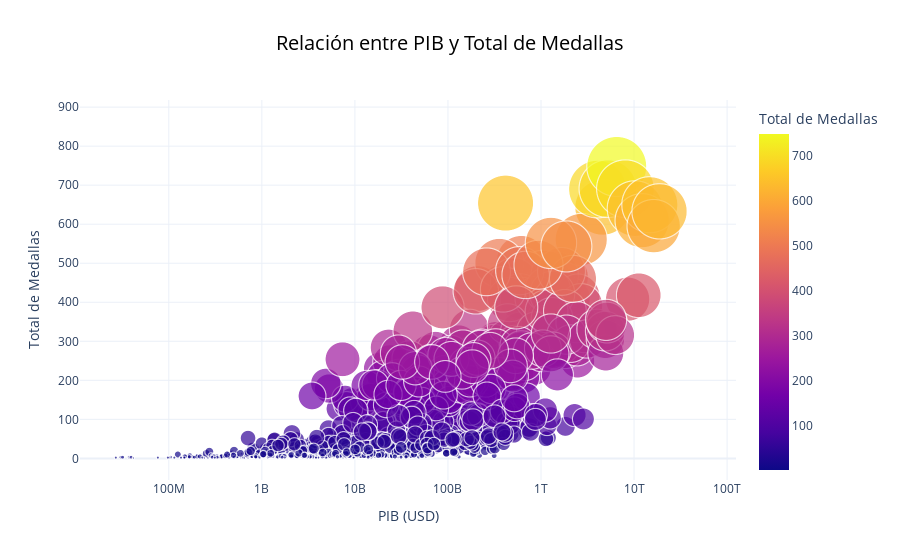

Notebook code for this chart:
### Markdown cell above
## 1. ¿Los países con un PIB más alto tienden a ganar más medallas?

### Code cell
import plotly.express as px

# Agrupamos por NOC y Year, calculamos el promedio del PIB y el total de medallas
pib_medals = final_dataset_cleaned.groupby(['NOC', 'Year']).agg({
    'GDP': 'mean',
    'Medal': 'count',
    'Population': 'mean'
}).reset_index()

pib_medals.rename(columns={'Medal': 'Total de medallas'}, inplace=True)

# Calculamos la correlación
correlation = pib_medals['GDP'].corr(pib_medals['Total de medallas'])
print(f'Correlación entre PIB y Total de Medallas: {correlation:.2f}')

# Crear el gráfico de dispersión interactivo
fig = px.scatter(
    pib_medals,
    x='GDP',
    y='Total de medallas',
    size='Total de medallas',
    color='Total de medallas',
    hover_name='NOC',
    log_x=True,
    size_max=60,
    title='Relación entre PIB y Total de Medallas',
    labels={'GDP': 'PIB (USD)', 'Total de medallas': 'Total de Medallas'}
)

fig.update_layout(
    title=dict(font=dict(size=20, color='black'), x=0.5),
    xaxis=dict(title='PIB (USD)', titlefont=dict(size=14)),
    yaxis=dict(title='Total de Medallas', titlefont=dict(size=14)),
    template='plotly_white'
)

fig.show()

### Figure 1 — Plotly figure (JSON) as saved in the notebook; plotly's stock layout.template omitted (floating-point values rounded to 4 significant figures; data arrays with more than 128 entries replaced by an {"elided": "..."} marker saying what was removed)
{"data": [{"hovertemplate": "<b>%{hovertext}</b><br><br>PIB (USD)=%{x}<br>Total de Medallas=%{marker.color}<extra></extra>", "hovertext": {"elided": "3303 str values"}, "legendgroup": "", "marker": {"color": {"elided": "3303 int values"}, "coloraxis": "coloraxis", "size": {"elided": "3303 int values"}, "sizemode": "area", "sizeref": 0.2078, "symbol": "circle"}, "mode": "markers", "name": "", "showlegend": false, "type": "scattergl", "x": {"elided": "3303 float values"}, "xaxis": "x", "y": {"elided": "3303 int values"}, "yaxis": "y"}], "layout": {"coloraxis": {"colorbar": {"title": {"text": "Total de Medallas"}}, "colorscale": [[0, "#0d0887"], [0.1111, "#46039f"], [0.2222, "#7201a8"], [0.3333, "#9c179e"], [0.4444, "#bd3786"], [0.5556, "#d8576b"], [0.6667, "#ed7953"], [0.7778, "#fb9f3a"], [0.8889, "#fdca26"], [1, "#f0f921"]]}, "legend": {"itemsizing": "constant", "tracegroupgap": 0}, "title": {"font": {"color": "black", "size": 20}, "text": "Relación entre PIB y Total de Medallas", "x": 0.5}, "xaxis": {"anchor": "y", "domain": [0, 1], "title": {"font": {"size": 14}, "text": "PIB (USD)"}, "type": "log"}, "yaxis": {"anchor": "x", "domain": [0, 1], "title": {"font": {"size": 14}, "text": "Total de Medallas"}}}}
